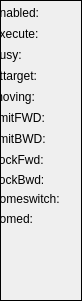
  <widget class="caFrame" name="StatusFrame">
   <property name="geometry">
    <rect>
     <x>232</x>
     <y>30</y>
     <width>82</width>
     <height>301</height>
    </rect>
   </property>
   <property name="minimumSize">
    <size>
     <width>0</width>
     <height>20</height>
    </size>
   </property>
   <property name="frameShape">
    <enum>QFrame::Box</enum>
   </property>
   <widget class="caLabel" name="calabel_65">
    <property name="geometry">
     <rect>
      <x>-7</x>
      <y>130</y>
      <width>69</width>
      <height>18</height>
     </rect>
    </property>
    <property name="minimumSize">
     <size>
      <width>69</width>
      <height>18</height>
     </size>
    </property>
    <property name="text">
     <string>limitBWD:</string>
    </property>
   </widget>
   <widget class="caLabel" name="calabel_56">
    <property name="geometry">
     <rect>
      <x>-7</x>
      <y>25</y>
      <width>69</width>
      <height>18</height>
     </rect>
    </property>
    <property name="minimumSize">
     <size>
      <width>69</width>
      <height>18</height>
     </size>
    </property>
    <property name="text">
     <string>execute:</string>
    </property>
   </widget>
   <widget class="caLabel" name="calabel_52">
    <property name="geometry">
     <rect>
      <x>-7</x>
      <y>4</y>
      <width>69</width>
      <height>18</height>
     </rect>
    </property>
    <property name="minimumSize">
     <size>
      <width>69</width>
      <height>18</height>
     </size>
    </property>
    <property name="text">
     <string>enabled:</string>
    </property>
   </widget>
   <widget class="caLed" name="caled_25">
    <property name="geometry">
     <rect>
      <x>65</x>
      <y>46</y>
      <width>14</width>
      <height>18</height>
     </rect>
    </property>
    <property name="rectangular">
     <bool>true</bool>
    </property>
    <property name="gradientEnabled">
     <bool>false</bool>
    </property>
    <property name="ledWidth">
     <number>12</number>
    </property>
    <property name="ledHeight">
     <number>12</number>
    </property>
    <property name="channel" stdset="0">
     <string notr="true">$(SYS):$(Axis)-Busy</string>
    </property>
    <property name="falseColor">
     <color>
      <red>0</red>
      <green>85</green>
      <blue>0</blue>
     </color>
    </property>
    <property name="trueColor">
     <color>
      <red>170</red>
      <green>0</green>
      <blue>0</blue>
     </color>
    </property>
   </widget>
   <widget class="caLed" name="caled_30">
    <property name="geometry">
     <rect>
      <x>65</x>
      <y>190</y>
      <width>14</width>
      <height>18</height>
     </rect>
    </property>
    <property name="rectangular">
     <bool>true</bool>
    </property>
    <property name="gradientEnabled">
     <bool>false</bool>
    </property>
    <property name="ledWidth">
     <number>12</number>
    </property>
    <property name="ledHeight">
     <number>12</number>
    </property>
    <property name="channel" stdset="0">
     <string notr="true">$(SYS):$(Axis)-HomeSwitch</string>
    </property>
    <property name="falseColor">
     <color>
      <red>0</red>
      <green>0</green>
      <blue>127</blue>
     </color>
    </property>
    <property name="trueColor">
     <color>
      <red>0</red>
      <green>85</green>
      <blue>0</blue>
     </color>
    </property>
   </widget>
   <widget class="caLed" name="caled_33">
    <property name="geometry">
     <rect>
      <x>65</x>
      <y>88</y>
      <width>14</width>
      <height>18</height>
     </rect>
    </property>
    <property name="rectangular">
     <bool>true</bool>
    </property>
    <property name="gradientEnabled">
     <bool>false</bool>
    </property>
    <property name="ledWidth">
     <number>12</number>
    </property>
    <property name="ledHeight">
     <number>12</number>
    </property>
    <property name="channel" stdset="0">
     <string notr="true">$(SYS):$(Axis)-Moving</string>
    </property>
    <property name="falseColor">
     <color>
      <red>160</red>
      <green>160</green>
      <blue>160</blue>
     </color>
    </property>
    <property name="trueColor">
     <color>
      <red>0</red>
      <green>0</green>
      <blue>127</blue>
     </color>
    </property>
   </widget>
   <widget class="caLed" name="caled_27">
    <property name="geometry">
     <rect>
      <x>65</x>
      <y>130</y>
      <width>14</width>
      <height>18</height>
     </rect>
    </property>
    <property name="rectangular">
     <bool>true</bool>
    </property>
    <property name="gradientEnabled">
     <bool>false</bool>
    </property>
    <property name="ledWidth">
     <number>12</number>
    </property>
    <property name="ledHeight">
     <number>12</number>
    </property>
    <property name="channel" stdset="0">
     <string notr="true">$(SYS):$(Axis)-LimBwd</string>
    </property>
    <property name="falseColor">
     <color>
      <red>255</red>
      <green>85</green>
      <blue>0</blue>
     </color>
    </property>
    <property name="trueColor">
     <color>
      <red>0</red>
      <green>85</green>
      <blue>0</blue>
     </color>
    </property>
   </widget>
   <widget class="caLabel" name="calabel_66">
    <property name="geometry">
     <rect>
      <x>-7</x>
      <y>190</y>
      <width>69</width>
      <height>18</height>
     </rect>
    </property>
    <property name="minimumSize">
     <size>
      <width>69</width>
      <height>18</height>
     </size>
    </property>
    <property name="text">
     <string>homeswitch:</string>
    </property>
   </widget>
   <widget class="caLabel" name="calabel_53">
    <property name="geometry">
     <rect>
      <x>-7</x>
      <y>88</y>
      <width>69</width>
      <height>18</height>
     </rect>
    </property>
    <property name="minimumSize">
     <size>
      <width>69</width>
      <height>18</height>
     </size>
    </property>
    <property name="text">
     <string>moving:</string>
    </property>
   </widget>
   <widget class="caLed" name="caled_29">
    <property name="geometry">
     <rect>
      <x>65</x>
      <y>67</y>
      <width>14</width>
      <height>18</height>
     </rect>
    </property>
    <property name="rectangular">
     <bool>true</bool>
    </property>
    <property name="gradientEnabled">
     <bool>false</bool>
    </property>
    <property name="ledWidth">
     <number>12</number>
    </property>
    <property name="ledHeight">
     <number>12</number>
    </property>
    <property name="channel" stdset="0">
     <string notr="true">$(SYS):$(Axis)-AtTarget</string>
    </property>
    <property name="falseColor">
     <color>
      <red>160</red>
      <green>160</green>
      <blue>160</blue>
     </color>
    </property>
    <property name="trueColor">
     <color>
      <red>0</red>
      <green>85</green>
      <blue>0</blue>
     </color>
    </property>
   </widget>
   <widget class="caLed" name="caled_24">
    <property name="geometry">
     <rect>
      <x>65</x>
      <y>25</y>
      <width>14</width>
      <height>18</height>
     </rect>
    </property>
    <property name="rectangular">
     <bool>true</bool>
    </property>
    <property name="gradientEnabled">
     <bool>false</bool>
    </property>
    <property name="ledWidth">
     <number>12</number>
    </property>
    <property name="ledHeight">
     <number>12</number>
    </property>
    <property name="channel" stdset="0">
     <string notr="true">$(SYS):$(Axis)-ExeCmd-RB</string>
    </property>
    <property name="falseColor">
     <color>
      <red>160</red>
      <green>160</green>
      <blue>160</blue>
     </color>
    </property>
    <property name="trueColor">
     <color>
      <red>0</red>
      <green>0</green>
      <blue>127</blue>
     </color>
    </property>
   </widget>
   <widget class="caLabel" name="calabel_51">
    <property name="geometry">
     <rect>
      <x>-7</x>
      <y>67</y>
      <width>69</width>
      <height>18</height>
     </rect>
    </property>
    <property name="minimumSize">
     <size>
      <width>69</width>
      <height>18</height>
     </size>
    </property>
    <property name="text">
     <string>attarget:</string>
    </property>
   </widget>
   <widget class="caLabel" name="calabel_55">
    <property name="geometry">
     <rect>
      <x>-7</x>
      <y>46</y>
      <width>69</width>
      <height>18</height>
     </rect>
    </property>
    <property name="minimumSize">
     <size>
      <width>69</width>
      <height>18</height>
     </size>
    </property>
    <property name="text">
     <string>busy:</string>
    </property>
   </widget>
   <widget class="caLed" name="caled_32">
    <property name="geometry">
     <rect>
      <x>65</x>
      <y>109</y>
      <width>14</width>
      <height>18</height>
     </rect>
    </property>
    <property name="rectangular">
     <bool>true</bool>
    </property>
    <property name="gradientEnabled">
     <bool>false</bool>
    </property>
    <property name="ledWidth">
     <number>12</number>
    </property>
    <property name="ledHeight">
     <number>12</number>
    </property>
    <property name="channel" stdset="0">
     <string notr="true">$(SYS):$(Axis)-LimFwd</string>
    </property>
    <property name="falseColor">
     <color>
      <red>255</red>
      <green>85</green>
      <blue>0</blue>
     </color>
    </property>
    <property name="trueColor">
     <color>
      <red>0</red>
      <green>85</green>
      <blue>0</blue>
     </color>
    </property>
   </widget>
   <widget class="caLed" name="caled_31">
    <property name="geometry">
     <rect>
      <x>65</x>
      <y>210</y>
      <width>14</width>
      <height>18</height>
     </rect>
    </property>
    <property name="rectangular">
     <bool>true</bool>
    </property>
    <property name="gradientEnabled">
     <bool>false</bool>
    </property>
    <property name="ledWidth">
     <number>12</number>
    </property>
    <property name="ledHeight">
     <number>12</number>
    </property>
    <property name="channel" stdset="0">
     <string notr="true">$(SYS):$(Axis)-Homed</string>
    </property>
    <property name="falseColor">
     <color>
      <red>160</red>
      <green>160</green>
      <blue>160</blue>
     </color>
    </property>
    <property name="trueColor">
     <color>
      <red>0</red>
      <green>85</green>
      <blue>0</blue>
     </color>
    </property>
   </widget>
   <widget class="caLabel" name="calabel_54">
    <property name="geometry">
     <rect>
      <x>-7</x>
      <y>210</y>
      <width>69</width>
      <height>18</height>
     </rect>
    </property>
    <property name="minimumSize">
     <size>
      <width>69</width>
      <height>18</height>
     </size>
    </property>
    <property name="text">
     <string>homed:</string>
    </property>
   </widget>
   <widget class="caLabel" name="calabel_49">
    <property name="geometry">
     <rect>
      <x>-7</x>
      <y>109</y>
      <width>69</width>
      <height>18</height>
     </rect>
    </property>
    <property name="minimumSize">
     <size>
      <width>69</width>
      <height>18</height>
     </size>
    </property>
    <property name="text">
     <string>limitFWD:</string>
    </property>
   </widget>
   <widget class="caLed" name="caled_26">
    <property name="geometry">
     <rect>
      <x>65</x>
      <y>4</y>
      <width>14</width>
      <height>18</height>
     </rect>
    </property>
    <property name="rectangular">
     <bool>true</bool>
    </property>
    <property name="gradientEnabled">
     <bool>false</bool>
    </property>
    <property name="ledWidth">
     <number>12</number>
    </property>
    <property name="ledHeight">
     <number>12</number>
    </property>
    <property name="channel" stdset="0">
     <string notr="true">$(SYS):$(Axis)-EnaAct</string>
    </property>
    <property name="falseColor">
     <color>
      <red>160</red>
      <green>160</green>
      <blue>160</blue>
     </color>
    </property>
    <property name="trueColor">
     <color>
      <red>0</red>
      <green>85</green>
      <blue>0</blue>
     </color>
    </property>
   </widget>
   <widget class="caLabel" name="calabel_68">
    <property name="geometry">
     <rect>
      <x>-7</x>
      <y>150</y>
      <width>69</width>
      <height>20</height>
     </rect>
    </property>
    <property name="minimumSize">
     <size>
      <width>69</width>
      <height>18</height>
     </size>
    </property>
    <property name="text">
     <string>IlockFwd:</string>
    </property>
   </widget>
   <widget class="caLed" name="caled_35">
    <property name="geometry">
     <rect>
      <x>65</x>
      <y>150</y>
      <width>14</width>
      <height>18</height>
     </rect>
    </property>
    <property name="rectangular">
     <bool>true</bool>
    </property>
    <property name="gradientEnabled">
     <bool>false</bool>
    </property>
    <property name="ledWidth">
     <number>12</number>
    </property>
    <property name="ledHeight">
     <number>12</number>
    </property>
    <property name="channel" stdset="0">
     <string notr="true">$(SYS):$(Axis)-SumIlockFwd</string>
    </property>
    <property name="falseColor">
     <color>
      <red>0</red>
      <green>85</green>
      <blue>0</blue>
     </color>
    </property>
    <property name="trueColor">
     <color>
      <red>255</red>
      <green>0</green>
      <blue>0</blue>
     </color>
    </property>
    <property name="undefinedColor">
     <color>
      <red>255</red>
      <green>0</green>
      <blue>0</blue>
     </color>
    </property>
   </widget>
   <widget class="caLabel" name="calabel_69">
    <property name="geometry">
     <rect>
      <x>-7</x>
      <y>170</y>
      <width>69</width>
      <height>20</height>
     </rect>
    </property>
    <property name="minimumSize">
     <size>
      <width>69</width>
      <height>18</height>
     </size>
    </property>
    <property name="text">
     <string>IlockBwd:</string>
    </property>
   </widget>
   <widget class="caLed" name="caled_36">
    <property name="geometry">
     <rect>
      <x>65</x>
      <y>170</y>
      <width>14</width>
      <height>18</height>
     </rect>
    </property>
    <property name="rectangular">
     <bool>true</bool>
    </property>
    <property name="gradientEnabled">
     <bool>false</bool>
    </property>
    <property name="ledWidth">
     <number>12</number>
    </property>
    <property name="ledHeight">
     <number>12</number>
    </property>
    <property name="channel" stdset="0">
     <string notr="true">$(SYS):$(Axis)-SumIlockBwd</string>
    </property>
    <property name="falseColor">
     <color>
      <red>0</red>
      <green>85</green>
      <blue>0</blue>
     </color>
    </property>
    <property name="trueColor">
     <color>
      <red>255</red>
      <green>0</green>
      <blue>0</blue>
     </color>
    </property>
    <property name="undefinedColor">
     <color>
      <red>255</red>
      <green>0</green>
      <blue>0</blue>
     </color>
    </property>
   </widget>
  </widget>
